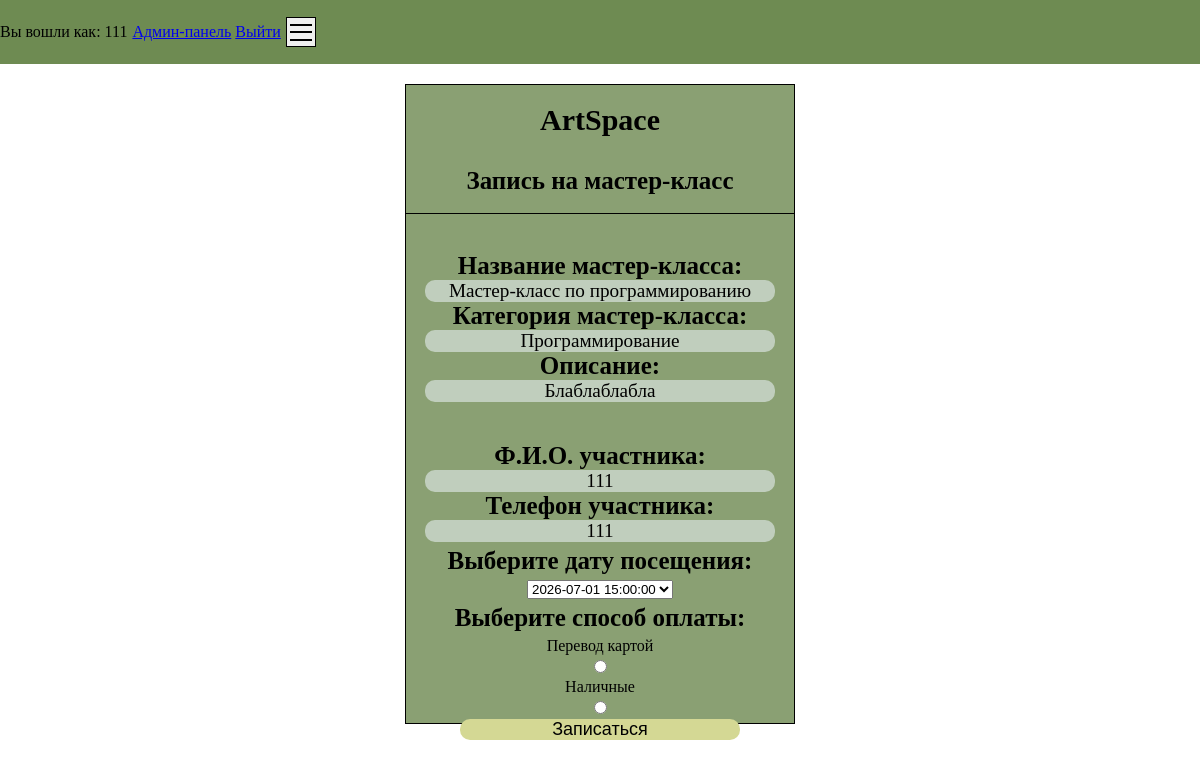
Screenshot of /requestPage.php?id=17 (signed in) with the database file from the repository.
### tables this page shows
CREATE TABLE `masterclasses` (
  `id` int(11) NOT NULL,
  `title` varchar(255) NOT NULL,
  `description` text NOT NULL,
  `category_id` int(11) NOT NULL,
  `created_at` timestamp NOT NULL DEFAULT current_timestamp()
);

CREATE TABLE `categories` (
  `id` int(11) NOT NULL,
  `categorytitle` varchar(255) NOT NULL,
  `created_at` timestamp NOT NULL DEFAULT current_timestamp()
);

### requestPage.php (the view, shortened to what this page needs)
<?php
require_once 'database/dbconnect.php';
$mClassId = $_GET['id'];
$mClassSql = "SELECT
    m.id,
    m.title,
    m.description,
    c.categorytitle,
    GROUP_CONCAT(d.date SEPARATOR '|') AS all_dates
FROM masterclasses m
JOIN categories c ON m.category_id = c.id
LEFT JOIN dates d ON m.id = d.masterclass_id
WHERE m.id = ?
GROUP BY m.id
";
$mClassStmt = $conn->prepare($mClassSql);
$mClassStmt->execute([$mClassId]);
$mClass = $mClassStmt->fetch(PDO::FETCH_ASSOC);
$dates = explode('|', $mClass['all_dates']);
?>
<!DOCTYPE html>
<html lang="en">
<head>
    <link rel="stylesheet" href="css/requestPage.css">
    <link rel="stylesheet" href="css/burgerMenu.css">
</head>
<body>
    <header>
        <p>Вы вошли как: <?=$_SESSION['user']['userLogin']?></p>
        <div class="headerInfo">
            <?php if ($_SESSION['user']['userRole'] == 'admin'): ?>
                <a href="adminPanel.php">Админ-панель</a>
            <?php endif; ?>
            <a href="php/logOut.php">Выйти</a>
        </div>
    </header>
    <div id="Wrap">
        <div id="title">
            <h1>ArtSpace</h1>
            <h2>Запись на мастер-класс</h2>
        </div>
        <form action="php/addRequest.php?id=<?=$mClassId?>" method="POST" id="form">
            <div class="formInner">
            <div class="mClassInfo">
                <h2>Название мастер-класса:</h2>
                <p><?= $mClass['title']; ?></p>
                <h2>Категория мастер-класса:</h2>
                <p><?= $mClass['categorytitle'] ?></p>
                <h2>Описание:</h2>
                <p><?= $mClass['description']?></p>
            </div>
            <div class="userInfo">
                <h2>Ф.И.О. участника:</h2>
                <p><?= $_SESSION['user']['userFio']?></p>
                <h2>Телефон участника:</h2>
                <p><?= $_SESSION['user']['userPhone']?></p>
            </div>
            <h2>Выберите дату посещения:</h2>
            <div class="dates">
                <select name="votedDate" id="">
                       <?php for ($i=0; $i < count($dates); $i++): ?>
                    <option value="<?=$dates[$i]?>"><?=$dates[$i]?></option>
                <?php endfor;?>
                </select>
            </div>
            <h2>Выберите способ оплаты:</h2>
            <label for="transfer">Перевод картой</label>
            <input type="radio" name="payment" id="transfer" value="transfer" required>
            <label for="cash">Наличные</label>
            <input type="radio" name="payment" id="cash" value="cash" required>
            <input type="submit" value="Записаться">
            </div>
        </form>
    </div>
</body>
</html>

### css/requestPage.css (style rules this page uses)
* { margin: 0; padding: 0; box-sizing: border-box; }
body { display: flex; flex-direction: column; background-color: rgb(255, 255, 255); width: 100vw; height: 100vh; align-items: center; gap: 20px; }
header { width: 100vw; height: 8vh; display: flex; justify-content: flex-start; align-items: center; text-align: center; background-color: rgb(110, 139, 82); gap: 5px; }
#Wrap { max-width: 390px; max-height: 844px; width: 95vw; height: 80vh; display: flex; flex-direction: column; justify-self: center; border: 1px solid; justify-content: center; text-align: center; background-color: rgb(138, 160, 115); }
h1 { font-size: 30px; }
h2 { font-size: 25px; }
#title { display: flex; flex-direction: column; width: 100%; height: 150px; gap: 30px; justify-content: center; align-items: center; }
#form { width: 100%; height: 80%; border-top: 1px solid; justify-self: center; align-self: center; display: flex; flex-direction: column; gap: 5px; transition: border 0.2s linear; padding-top: 10%; }
.mClassInfo { display: flex; flex-direction: column; width: 100%; }
.mClassInfo > p { background-color: rgba(240, 248, 255, 0.534); border-radius: 10px; width: 100%; justify-self: center; font-size: larger; white-space: normal; word-break: break-word; }
.userInfo { display: flex; flex-direction: column; width: 100%; margin-top: 10%; }
.userInfo > p { background-color: rgba(240, 248, 255, 0.534); border-radius: 10px; width: 100%; justify-self: center; font-size: larger; white-space: normal; word-break: break-word; }
#form > .formInner { display: flex; flex-direction: column; width: 90%; height: 70%; align-self: center; align-items: center; gap: 5px; }
.dates { display: flex; flex-direction: row; }
.formInner > input[type="submit"] { width: 80%; height: 25%; margin-top: auto; margin-bottom: auto; border: none; border-radius: 10px; font-size: 18px; transition: all 0.3s ease; background-color: rgb(212, 216, 148); }

### rows the page displays
masterclasses: title "Мастер-класс по программированию", category.categorytitle "Программирование", description "Блаблаблабла"

### other values shown
$_SESSION['user']['userLogin'] "111"
$_SESSION['user']['userFio'] "111"
$_SESSION['user']['userPhone'] "111"
form field votedDate "2026-07-01 15:00:00"
